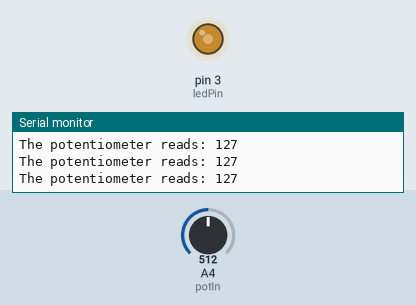
This sketch was run on a simulated Arduino Uno, built with avr-gcc and run on an emulated ATmega328P. Shown: output pins drawn as LEDs (lit = HIGH), the last lines printed to the serial monitor. The test bench sets the inputs (shaded band); at power-on: A4 (potIn) = 512.

Above: at 1.2 s.
1.3 s: A4 (potIn) set to 45
At 2.5 s:
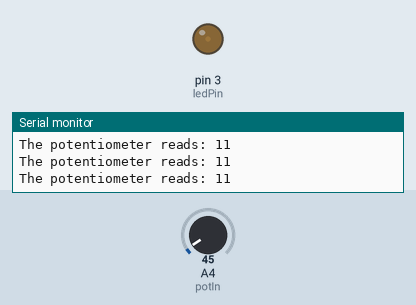
2.8 s: A4 (potIn) set to 35
At 3.7 s:
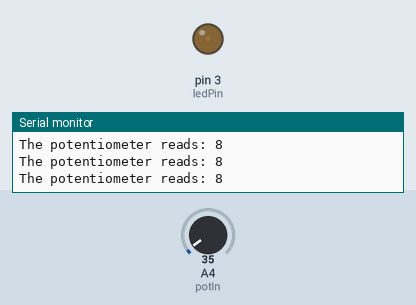
5.8 s: A4 (potIn) set to 716
At 6.5 s:
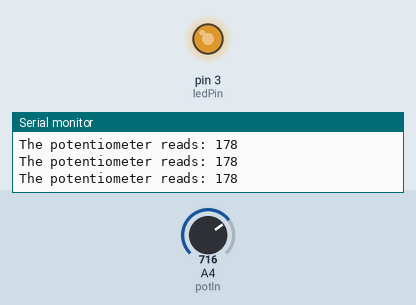
7.3 s: A4 (potIn) set to 900
At 8.5 s:
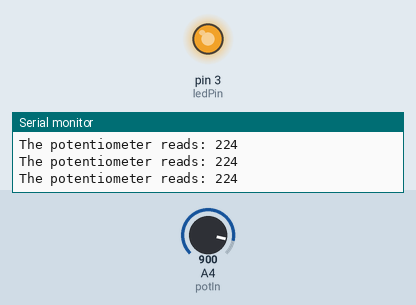
8.8 s: A4 (potIn) set to 418
At 9.6 s:
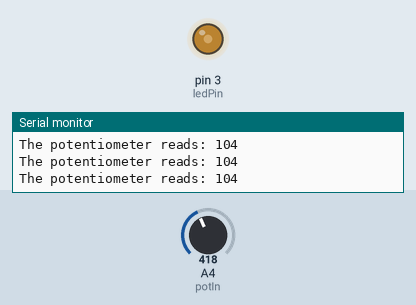
11.8 s: A4 (potIn) set to 385
At 12.8 s:
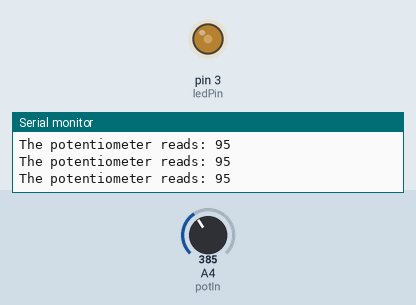
Timing chart, 0 to 14.8 s (numbered marks = the images above; inputs shaded):
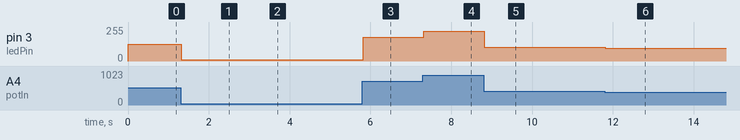

The sketch:

CH3_High_Tech_Dimmer_Switch_-_David_Garrett.ino
```cpp
// David Garrett
// CH3 High Tech Dimmer Switch
// 9-22-21

int potIn = A4;  // declarations and initialize pin variables
int ledPin = 3;


void setup() {
  // put your setup code here, to run once:
  pinMode(ledPin, OUTPUT);  // Sets led pin to output
  Serial.begin(9600); // Begins serial communication for print statement

}

void loop() {
  // put your main code here, to run repeatedly:
  int potValue = (analogRead(potIn));
  // Creates variable to read the voltage of the potentiometer

  potValue = map(potValue, 0, 1023, 0, 255);
  // map function, converts the range of values from 0-1023 to 0-255

  Serial.print("The potentiometer reads: ");
  Serial.println(potValue); // Prints potentiometer value to the serial monitor
  analogWrite(ledPin, potValue); // Sets Brightness of LED
  delay(30);

}
```

Measured:
- after the input at 1.3 s, pin 3 (ledPin): 127/255 → 11/255 at once
- after the input at 2.8 s, pin 3 (ledPin): 11/255 → 8/255 at once
- after the input at 5.8 s, pin 3 (ledPin): 8/255 → 178/255 at once
- after the input at 7.3 s, pin 3 (ledPin): 178/255 → 224/255 at once
- after the input at 8.8 s, pin 3 (ledPin): 224/255 → 104/255 at once
- after the input at 11.8 s, pin 3 (ledPin): 104/255 → 95/255 at once
